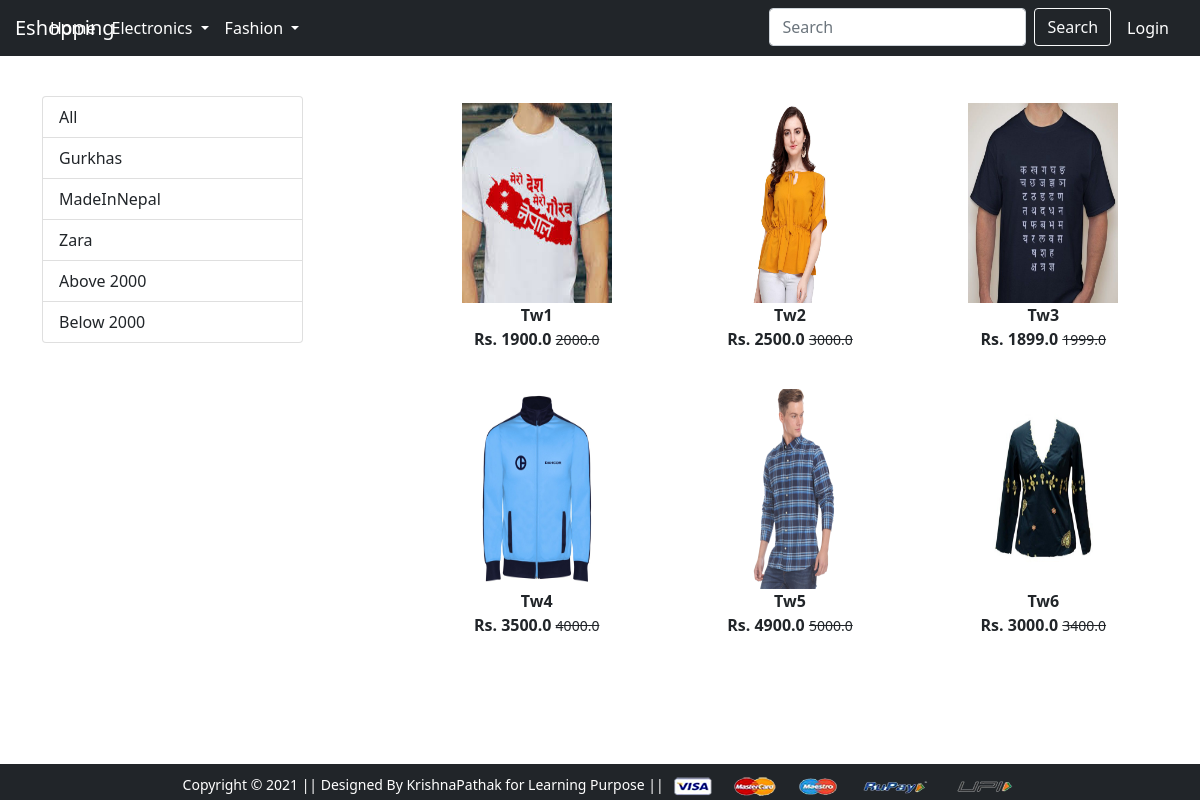
Screenshot of /topwear/ with the database file from the repository.
### app/models.py (models this page shows, shortened)
class Product(models.Model):
    title = models.CharField(max_length=100)
    selling_price = models.FloatField()
    discounted_price = models.FloatField()
    description = models.TextField()
    brand = models.CharField(max_length=100)
    category = models.CharField( choices=CATEGORY_CHOICES ,max_length=2)
    product_image = models.ImageField(upload_to = 'productimg')

### app/views.py (the view)
# urls.py: path('topwear/', views.topwear, name='topwear'),
def topwear(request, data = None):
    if data == None:
        topwear = Product.objects.filter(category = 'TW')
    elif data == 'Gurkhas' or data == 'MadeInNepal' or data == 'Zara':
        topwear = Product.objects.filter(category = 'TW').filter(brand=data)
    elif data == 'below':
        topwear = Product.objects.filter(category = 'TW').filter(discounted_price__lt=2000)
    elif data == 'above':
        topwear = Product.objects.filter(category = 'TW').filter(discounted_price__gt=2000)
    return render(request, 'app/topwear.html',{'products':topwear})

### app/templates/app/topwear.html (shortened to what this page needs)
{% extends 'app/base.html' %}
{% load static %}
{% block main-content %}
<div class="container my-5">
 <div class="row">
  <div class="col-sm-3">
   <div id="list-example" class="list-group">
   <a class="list-group-item list-group-item-action" href="{% url 'topwear' %}">All</a>
  <a class="list-group-item list-group-item-action" href="{% url 'topweardata' 'Gurkhas' %}">Gurkhas</a>
  <a class="list-group-item list-group-item-action" href="{% url 'topweardata' 'MadeInNepal' %}">MadeInNepal</a>
  <a class="list-group-item list-group-item-action" href="{% url 'topweardata' 'Zara' %}">Zara</a>
  <a class="list-group-item list-group-item-action" href="{% url 'topweardata' 'above' %}">Above 2000</a>
  <a class="list-group-item list-group-item-action" href="{% url 'topweardata' 'below' %}">Below 2000</a>
</div>
  </div>
  <div class="col-sm-8 offset-sm-1">
   <div class="row">
   {% for product in products %}
   <div class="col-sm-4 text-center mb-4">
   <a href="{% url 'product-detail' product.id %}"  class='btn'>
   <div class= 'item'>
   <img src="{{product.product_image.url}}" alt="" height='200' width='150' class=''>
   <div class='fw-bold'>{{product.title}}</div>
   <div class='fw-bold'>Rs. {{product.discounted_price}}
   <small class='fw-light text-decoration-line-through'>{{product.selling_price}}</small></div>
   </div>
   </a>
   </div>
   {% endfor %}
   </div>
  </div>
 </div>
</div>
{% endblock main-content %}

### app/templates/app/base.html (shortened to what this page needs)
<!doctype html>
{% load static %}
<html lang="en">
  <head>
     <link rel="stylesheet" href="{% static 'app/css/bootstrap.css' %}">
    <link rel="stylesheet" href="{% static 'app/css/owl.carousel.min.css' %}">
    <link rel="stylesheet" href="{% static 'app/css/all.min.css' %}">
    <link rel="stylesheet" href="{% static 'app/css/style.css' %}">
  </head>
  <div id="page-container">
   <div id="content-wrap">
  <body class="pt-5">
  <div class="content">
  {% include 'app/navbar.html' %}
    {% block main-content %} {% endblock main-content %}
    </div>
    <div class='footer'>
    <footer class="container-fluid bg-dark text-center p-2 mt-5" id='footer'>
        <small class="text-white">Copyright &copy; 2021 || Designed By KrishnaPathak for Learning Purpose || </small>
        <img src="{% static 'app/images/payment.png' %}" alt="" srcset="" class="img-fluid" height="2px">
    </footer>
     </div>
  </body>
</html>

### app/templates/app/navbar.html (shortened to what this page needs)
<nav class="navbar fixed-top navbar-expand-lg navbar-dark bg-dark">
  <div class="container ">
       <a class="navbar-brand" href="/">Eshopping</a>
    <div class="collapse navbar-collapse" id="navbarSupportedContent">
         <ul class="navbar-nav me-auto mb-2 mb-lg-0">
           <li class="nav-item">
             <a class="nav-link active" aria-current="page" href="/">Home</a>
           </li>
           <li class="nav-item dropdown">
             <a class="nav-link dropdown-toggle text-white" href="#" id="electronicsDropdown" role="button"
             data-bs-toggle="dropdown" aria-expanded="false">
               Electronics
             </a>
              </li>
           <li class="nav-item dropdown">
             <a class="nav-link dropdown-toggle text-white" href="#" id="fashionDropdown" role="button" data-bs-toggle="dropdown"
             aria-expanded="false">
               Fashion
             </a>
             </li>
             </ul>
    <div class='navbar-right'>
           <div>
          <form action="/search" method='GET' class="navbar-nav mr-auto">
        <input class="form-control me-2" type="search" placeholder="Search" aria-label="Search" name='query', id='query'>
        <input type="submit" class="btn btn-outline-light" value="Search">
        </form>
          </div>
         {% if request.user.is_authenticated %}
         <div>
          <ul class="navbar-nav me-auto mb-2 mb-lg-0">
          <li class="nav-item dropdown">
           <a class="nav-link dropdown-toggle text-white text-left" href="#" id="profileDropdown"
           role="button" data-bs-toggle="dropdown"
              aria-expanded="false">
                {{user.username}}
              </a>
              <ul class="dropdown-menu" aria-labelledby="profileDropdown">
                <li><a class="dropdown-item" href="{% url 'profile' %}">Profile</a></li>
                <li><a class="dropdown-item" href="{% url 'orders' %}">Orders</a></li>
                <li ><a class="dropdown-item" href="{% url 'changepassword' %}">Change Password</a></li>
                <li><a class="dropdown-item" href="{% url 'logout' %}">Logout</a></li>
              </ul>
            </li>
          <li class="nav-item">
             <a href="{% url 'cart' %}" class="nav-link text-white">
             {% if totalitems %} <span class="badge bg-danger"> {{totalitems}} {% endif %}</span> MyCart </a>
            </li>
          {% else %}
          <ul class="navbar-nav me-auto mb-2 mb-lg-0">
              <li class="nav-item mx-2">
              <a href="{% url 'login' %}" class="nav-link text-white">Login</a>
              </li>
           </ul>
        {% endif %}
             </div>
   </div>
          </div>
       </div>
     </div>

### app/static/app/css/style.css (style rules this page uses)
body { display: flex; flex-direction: column; min-height: 100vh; margin:0; }
.content { padding: 0px; }
.footer { margin-top: auto; padding:0.05px; width:100%; }

### rows the page displays
Product: product_image (picture), title "Tw1", discounted_price "1900.0", selling_price "2000.0"
Product: product_image (picture), title "Tw2", discounted_price "2500.0", selling_price "3000.0"
Product: product_image (picture), title "Tw3", discounted_price "1899.0", selling_price "1999.0"
Product: product_image (picture), title "Tw4", discounted_price "3500.0", selling_price "4000.0"
Product: product_image (picture), title "Tw5", discounted_price "4900.0", selling_price "5000.0"
Product: product_image (picture), title "Tw6", discounted_price "3000.0", selling_price "3400.0"
